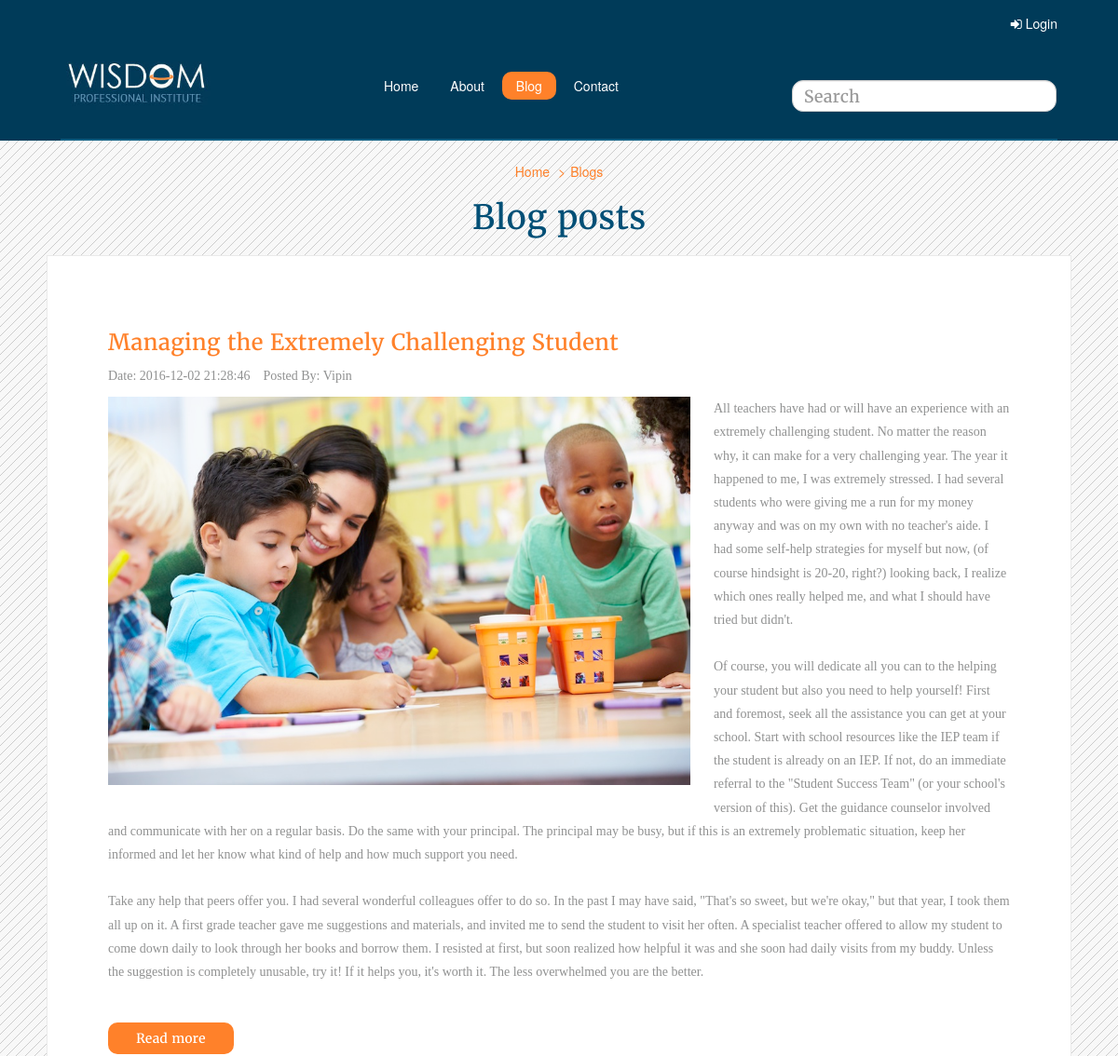
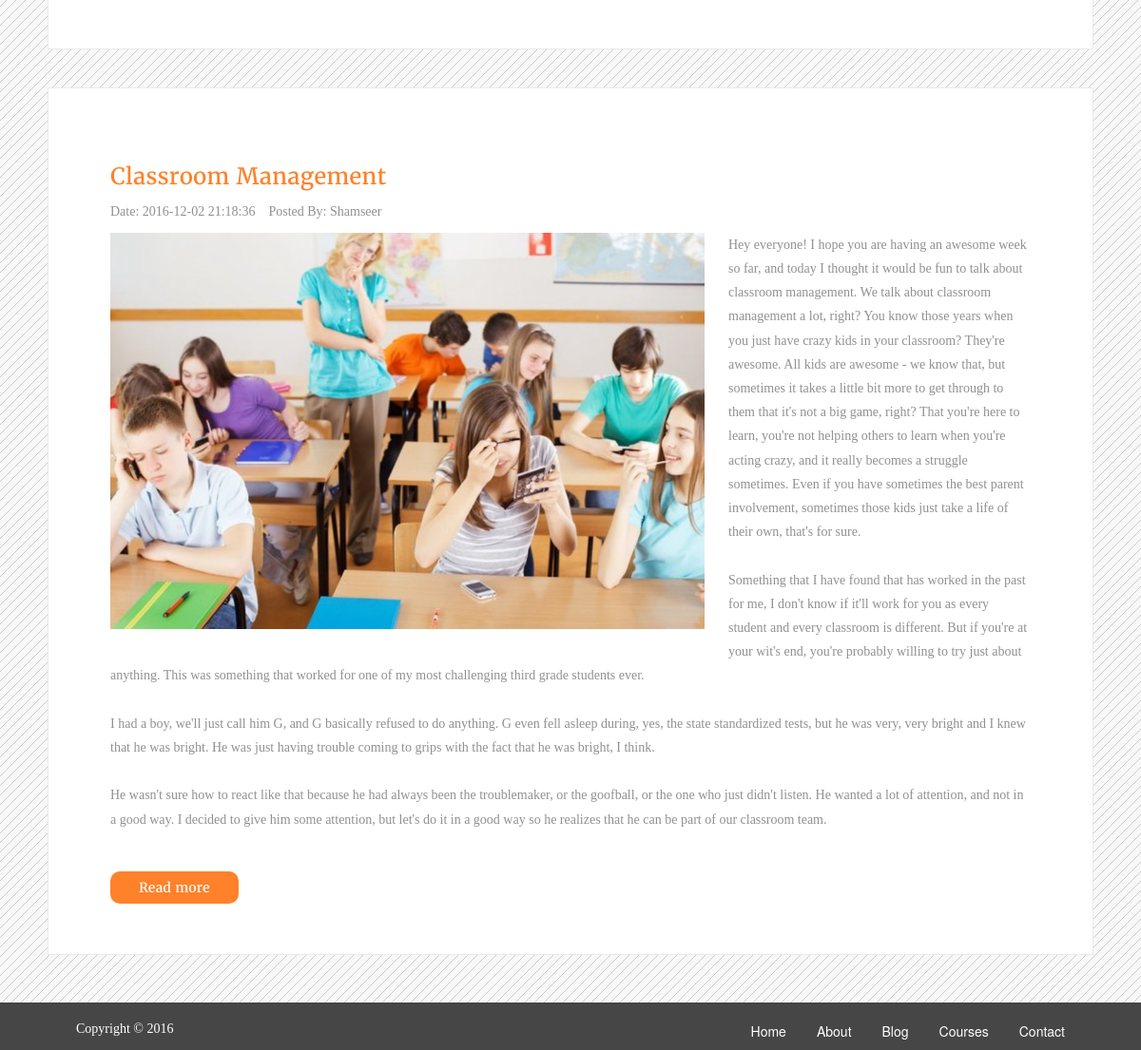
Page /Wisdom/blog.php on the committed database (2 pictures, top to bottom).
### tables this page shows
CREATE TABLE IF NOT EXISTS `blogs` (
  `sl_no` int(50) NOT NULL AUTO_INCREMENT,
  `blog_heading` varchar(250) NOT NULL,
  `blog_text` longtext NOT NULL,
  `image_name` varchar(250) NOT NULL,
  `time_stamp` timestamp NOT NULL DEFAULT CURRENT_TIMESTAMP,
  `author` varchar(100) NOT NULL,
  PRIMARY KEY (`sl_no`)
);

### Wisdom/blog.php (the view, shortened to what this page needs)
<?php require_once('Connections/wisdom.php'); ?>
<?php
$logoutAction = $_SERVER['PHP_SELF']."?doLogout=true";
?>
<?php
$maxRows_blog_01 = 2;
$pageNum_blog_01 = 0;
$startRow_blog_01 = $pageNum_blog_01 * $maxRows_blog_01;
$query_blog_01 = "SELECT * FROM blogs ORDER BY time_stamp DESC";
$query_limit_blog_01 = sprintf("%s LIMIT %d, %d", $query_blog_01, $startRow_blog_01, $maxRows_blog_01);
$blog_01 = mysql_query($query_limit_blog_01, $wisdom) or die(mysql_error());
$row_blog_01 = mysql_fetch_assoc($blog_01);
?>
<!DOCTYPE html>
<html xmlns="http://www.w3.org/1999/xhtml">
<head>
    <link href="css/bootstrap.min.css" rel="stylesheet">
    <link href="css/font-awesome.min.css" rel="stylesheet">
    <link href="css/my_style.css" rel="stylesheet" type="text/css" />
	<link href="css/thumbnail-slider.css" rel="stylesheet" />
</head>
<body>
	<div class="container-fluid bg_blue">
      <div class="col-lg-12" >
        <div class="login-icon">
			<?php if(isset($_SESSION['MM_Username'])){ ?>
            	<a href="<?php echo $logoutAction ?>" class="pull-right"> <i class="fa fa-sign-out"></i> Logout</a><span class="user_text pull-right white_font"><i class="fa fa-user"> </i> <?php echo ($_SESSION['MM_Username']) ?></span>
            	<div class="clearfix"></div>
            <?php } else { ?>
            	<a href="login.php" class="pull-right"><i class="fa fa-sign-in"></i> Login</a>
            	<div class="clearfix"></div>
            <?php } ?>
        </div>
      </div>
      <div class="col-md-12">
        <div class="row">
          <nav class="navbar">
			<div class="navbar-header">
          <a class="navbar-brand" href="#"><img src="images/logo_03.jpg" class="img-responsive" width="160px" /></a>
        </div>
        <div class="collapse navbar-collapse" id="bs-example-navbar-collapse-1">
          <ul class="nav navbar-nav">
            <li><a href="index.php">Home</a></li>
            <li><a href="about.php">About</a></li>
            <li class="active"><a href="blog.php">Blog</a></li>
            <li><a href="contact.php">Contact</a></li>
          <form name="searchbar" class="navbar-form navbar-right" method="post">
            <div class="form-group">
              <input name="searchin" type="text" class="form-control" placeholder="Search" required>
            </div>
          </form>
          </ul>
        </div>
        </nav>
       </div>
       </div>
    </div>
    <div class="container-fluid bg_blue">
        <div class="col-md-12">
            <hr class="navbar-line" />
        </div>
    </div>
    <div class="container-fluid bg_pattern">
    <div class="row">
     <ol class="breadcrumb text-center orange_font" >
     	<li><a href="index.php">Home</a></li>
    	<li><a href="#">Blogs</a></li>
      </ol>
      <h1 class="blue_font text-center">Blog posts</h1>
        <?php do { ?>
       <div class="col-md-12 pad1030both">
       		<div class="box2">
            	<h3 class="orange_font"><?php echo $row_blog_01['blog_heading']; ?></h3>
                <p>Date: <?php echo $row_blog_01['time_stamp']; ?> &nbsp;&nbsp; Posted By: <?php echo $row_blog_01['author']; ?></p>
                <p class="blog_small">
                <img src="images/<?php echo $row_blog_01['image_name']; ?>.jpg" class="img-responsive pull-left">
                <?php echo nl2br($row_blog_01['blog_text']); ?>
                </p>
                <div class="row pad20"><div class="col-xs-12">
                <a href="blog_full.php?sl_no=<?php echo $row_blog_01['sl_no']; ?>" class="more-btn5">Read more</a>
                </div></div>
            </div>
       </div>
       <?php } while ($row_blog_01 = mysql_fetch_assoc($blog_01)); ?>
      </div><br></div>
 <div class="container-fluid bg_footer2">
           <div class="col-md-12">
        	<div class="col-md-6">
     			<p class="white_font">Copyright &copy; 2016</p>
        	</div>
        	<div class="col-md-6">
                <ul class="nav nav-pills navbar-right">
                	<li><a href="index.php">Home</a></li>
                	<li><a href="about.php">About</a></li>
                	<li><a href="blog.php">Blog</a></li>
                	<li><a href="courses.php">Courses</a></li>
                	<li><a href="contact.php">Contact</a></li>
                </ul>
        	</div>
           </div>
    </div>
</body>
</html>

### Wisdom/css/my_style.css (style rules this page uses)
.container-fluid { padding-left:50px; padding-right:50px; }
.bg_blue { background-color:#003b59; }
.bg_footer2 { background-color:#464646; padding-top:15px; }
.pad1030both { padding-top:10px; padding-bottom:30px; }
.pad20 { padding-top:18px; }
.orange_font { color:#ff812a; }
.white_font { color:#fff; }
.blue_font { color:#004f76; }
.login-icon a { color:#FFF; }
.login-icon { padding-top:15px; padding-bottom:15px; }
.navbar-nav { width:100%; text-align:center; float:none; }
ul.navbar-nav { margin-top:25px; }
.navbar-nav li { float:none; display:inline-block; }
.nav > li > a { color:#FFF; border-radius:10px; padding-top:5px; padding-bottom:5px; }
.nav > li.active { text-decoration: none; background-color: #ff812a; color:#FFF; border-radius:10px; }
.navbar-line { margin:0; border-color:#0b5d81; border-width:2px; }
.navbar-collapse, .navbar-form { border-top: 1px solid transparent; -webkit-box-shadow: inset 0 1px 0 transparent; box-shadow:0 0 0 transparent; }
h1, h2, h3, h4, h5, h6 { font-family:"myfont1"; color:#999999; }
p { font-family:"myfont2"; color:#909191; line-height:1.8em; }
.bg_pattern { background-image:url(../images/1675851710-1348979047website-pattern-03.jpg); }
.box2 { background-color:#FFF; border:#eaeaea 1px solid; padding:60px 65px ; }
.more-btn5 { margin-top:20px; background-color:#ff812a; color:#fff; border-radius:10px; padding:8px 30px; font-family:"myfont1"; border:0; }
input { border-radius:12px !important; font-family:myfont1; font-size:18px !important; }
.breadcrumb { background-color: transparent; margin-top:15px; padding-bottom:0; margin-bottom:0; }
.breadcrumb a { color: #ff812a; }
.breadcrumb>li+li:before { padding:0 5px;color:#ff812a;content:">" }
.course_details_box h4, { margin-top:5px; }
.blog_small { max-height:650px; overflow:hidden; }
.blog_small img { padding-right:25px; padding-bottom:20px; max-width:650px; max-height:500px; }

### rows in the picture
blogs: blog_heading "Managing the Extremely Challenging Student", time_stamp "2016-12-02 21:28:46", author "Vipin", image_name (picture), blog_text "All teachers have had or will have an experience with an extremely challenging student. No matter the reason why, it can make for a very challenging year. The year it happened to me, I was extremely stressed. I had several students who were giving me a run for my money anyway and was on my own with no teacher's aide. I had some self-help strategies for myself but now, (of course hindsight is 20-20, right?) looking back, I realize which ones really helped me, and what I should have tried but didn't. Of course, you will dedicate all you can to the helping your student but also you need to help yourself! First and foremost, seek all the assistance you can get at your school. Start with school…"
blogs: blog_heading "Classroom Management", time_stamp "2016-12-02 21:18:36", author "Shamseer", image_name (picture), blog_text "Hey everyone! I hope you are having an awesome week so far, and today I thought it would be fun to talk about classroom management. We talk about classroom management a lot, right? You know those years when you just have crazy kids in your classroom? They're awesome. All kids are awesome - we know that, but sometimes it takes a little bit more to get through to them that it's not a big game, right? That you're here to learn, you're not helping others to learn when you're acting crazy, and it really becomes a struggle sometimes. Even if you have sometimes the best parent involvement, sometimes those kids just take a life of their own, that's for sure. Something that I have found that has…"
